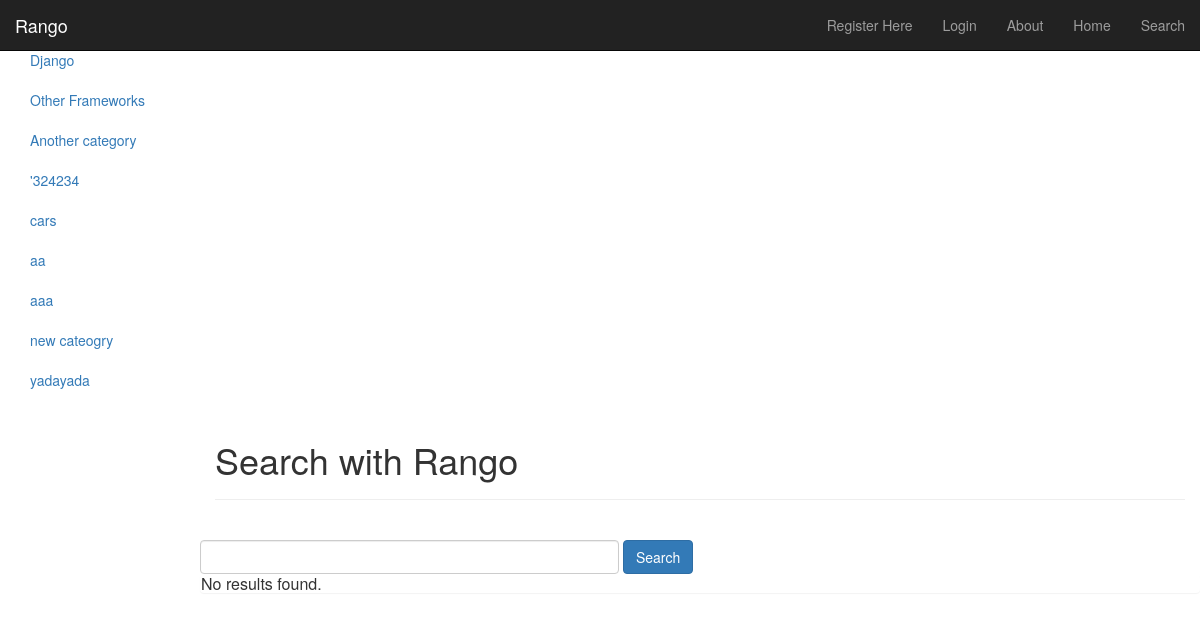
Page /rango/search/ on the earlier database version.
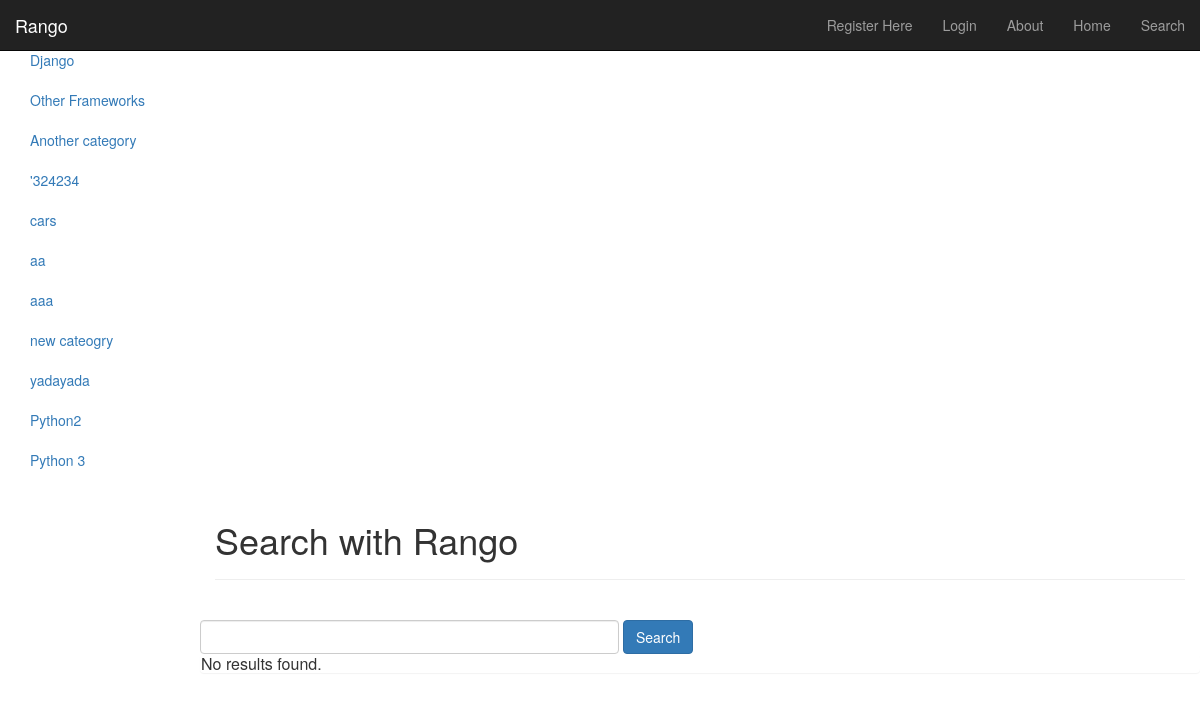
Same page on the later database version.
### rango/models.py (models this page shows, shortened)
class Category(models.Model):
	name = models.CharField(max_length=128, unique=True)
	views = models.IntegerField(default=0)
	likes = models.IntegerField(default=0)
	slug = models.SlugField(unique=True)
	class Meta:
		verbose_name_plural = "categories"

### rango/views.py (the view)
def search(request):
	result_list = []
	if request.method == 'POST':
		query = request.POST['query'].strip()
		if query:
			result_list = run_query(query)
	return render(request, 'rango/search.html', {'result_list': result_list})

### rango/templatetags/rango_extras.py (called while the page is built)
@register.inclusion_tag('rango/cats.html')
def get_category_list(cat=None):
	return {'cats': Category.objects.all(), 'act_cat': cat}

### templates/rango/search.html (shortened to what this page needs)
{% extends 'rango/base.html' %}
{% load staticfiles %}
{% block body_block %}
 	<div class="page-header">
 		<h1>Search with Rango</h1>
 	</div>
 	<div class="row">
 		<form class="form-inline" id="user-form" method="post" action="{% url 'search' %}">
 			<input class="form-control" type="text" size="50" name="query" value="" id="query" />
 			<input class="btn btn-primary" type="submit" name="submit" value="Search" />
 			<br />
 		</form>
 		<div class="panel">
 			{% if result_list %}
 				<div class="panel-heading">
 					<h3 class="panel-title">Results</h3>
 					<div class="panel-body">
 						<div class="list-group">
 							{% for result in result_list %}
 								<div class="list-group-item">
 									<h4 class="list-group-item-heading"><a href="{{result.link}}">{{result.title}}</a></h4>
 									<p class="list-group-item-text">{{ result.summary }}</p>
 								</div>
 							{% endfor %}
 						</div>
 						{% else %}
 						<h3 class="panel-title">No results found.</h3>
 					</div>
 					{% endif %}
 				</div>
 		</div>
 	</div>
 {% endblock %}

### templates/rango/cats.html
<ul class="nav nav-sidebar">
{% if cats %}
		{% for c in cats %}
			{% if c == act_cat %} <li class="active">
			{% else %} <li>
			{% endif %}
			<a href="{% url 'category' c.slug %}">{{ c.name }}</a></li>
		{% endfor %}
{% else %}
	<li> <strong> There are no categories present.</strong></li>
{% endif %}
</ul>

Differences in the rows shown:
added Category: name "Python2"
added Category: name "Python 3"
